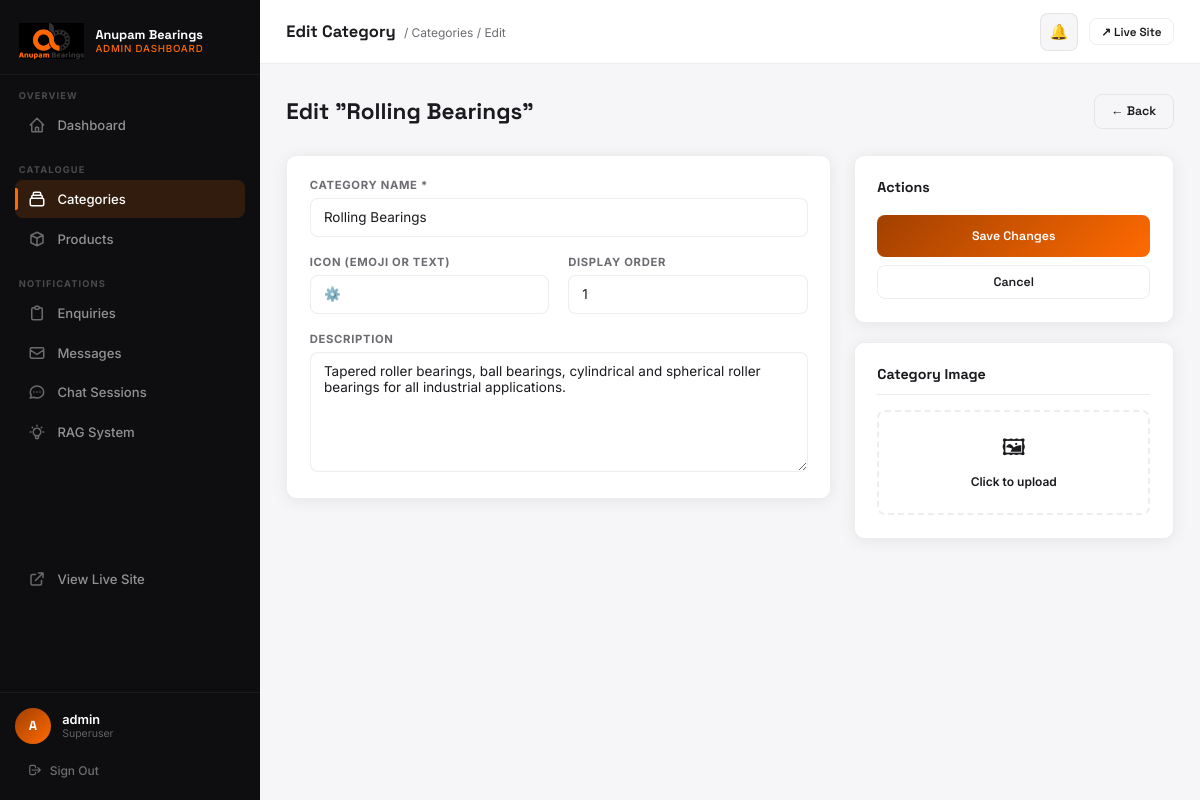
The app's page /dashboard/categories/1/edit/ (signed in) with its own data.
### products/models.py (models this page shows, shortened)
class Category(models.Model):
    name = models.CharField(max_length=200)
    slug = models.SlugField(unique=True)
    description = models.TextField(blank=True)
    icon = models.CharField(max_length=100, blank=True, help_text="Icon class or emoji")
    image = models.ImageField(upload_to='categories/', blank=True, null=True)
    order = models.IntegerField(default=0)
    class Meta:
        verbose_name_plural = 'Categories'
        ordering = ['order', 'name']

### dashboard/views.py (the view, shortened to what this page needs)
# urls.py: path('categories/<int:pk>/edit/',        views.category_edit,           name='category_edit'),
@login_required(login_url='/dashboard/login/')
@staff_required
def category_edit(request, pk):
    category = get_object_or_404(Category, pk=pk)
    return render(request, 'dashboard/category_form.html', {'category': category})

### templates/dashboard/category_form.html (shortened to what this page needs)
{% extends "dashboard/base.html" %}
{% block page_title %}{% if category %}Edit Category{% else %}Add Category{% endif %}{% endblock %}
{% block breadcrumb %}<span class="topbar-breadcrumb">/ <a href="{% url 'dashboard:categories' %}" style="color:var(--muted);text-decoration:none;">Categories</a> / {% if category %}Edit{% else %}New{% endif %}</span>{% endblock %}
{% block nav_cats %}active{% endblock %}
{% block content %}
<div class="page-header">
  <div class="page-header-left">
    <h1>{% if category %}Edit "{{ category.name }}"{% else %}Add New Category{% endif %}</h1>
  </div>
  <a href="{% url 'dashboard:categories' %}" class="btn btn-ghost">← Back</a>
</div>
<form method="POST" enctype="multipart/form-data">
  <div style="display:grid;grid-template-columns:1fr 320px;gap:1.5rem;align-items:start;">
    <div class="card card-pad">
      <div class="form-grid">
        <div class="form-group">
          <label>Category Name *</label>
          <input class="form-input" type="text" name="name" required value="{{ category.name|default:'' }}" placeholder="e.g. Rolling Bearings"/>
        </div>
        <div class="form-row">
          <div class="form-group">
            <label>Icon (emoji or text)</label>
            <input class="form-input" type="text" name="icon" value="{{ category.icon|default:'' }}" placeholder="e.g. ⚙️"/>
          </div>
          <div class="form-group">
            <label>Display Order</label>
            <input class="form-input" type="number" name="order" value="{{ category.order|default:0 }}" min="0" max="100"/>
          </div>
        </div>
        <div class="form-group">
          <label>Description</label>
          <textarea class="form-input" name="description" placeholder="Describe this product category…" style="min-height:120px;">{{ category.description|default:'' }}</textarea>
        </div>
      </div>
    </div>
    <div style="display:flex;flex-direction:column;gap:1.25rem;">
      <div class="card card-pad">
        <h3 style="font-family:var(--font-d);font-size:0.95rem;font-weight:700;margin-bottom:1.25rem;">Actions</h3>
        <button type="submit" class="btn btn-primary" style="width:100%;justify-content:center;padding:0.875rem;">
          {% if category %}Save Changes{% else %}Add Category{% endif %}
        </button>
        <a href="{% url 'dashboard:categories' %}" class="btn btn-ghost" style="width:100%;justify-content:center;margin-top:0.5rem;">Cancel</a>
      </div>
      <div class="card card-pad">
        <h3 style="font-family:var(--font-d);font-size:0.95rem;font-weight:700;margin-bottom:1rem;padding-bottom:0.75rem;border-bottom:1px solid var(--border);">Category Image</h3>
        <div style="border:2px dashed var(--border);border-radius:8px;padding:1.25rem;text-align:center;cursor:pointer;" onclick="document.getElementById('cat-img').click()">
          <div style="font-size:1.5rem;margin-bottom:0.35rem;">🖼</div>
          <div style="font-size:0.8rem;font-weight:600;">Click to upload</div>
        </div>
      </div>
    </div>
  </div>
</form>
{% endblock %}

### templates/dashboard/base.html (shortened to what this page needs)
{% load static %}
<!DOCTYPE html>
<html lang="en">
<head>
</head>
<body>
<aside class="sidebar" id="sidebar">
  <div class="sidebar-logo">
    <img src="{% static 'images/logo.png' %}" alt="Anupam Bearings"/>
    <div>
      <div class="sidebar-logo-text">Anupam Bearings</div>
      <div class="sidebar-logo-sub">Admin Dashboard</div>
    </div>
  </div>
  <div class="sidebar-section">
    <div class="sidebar-section-label">Overview</div>
    <a href="{% url 'dashboard:home' %}" class="nav-item {% block nav_home %}{% endblock %}">
      <svg class="nav-icon" fill="none" stroke="currentColor" viewBox="0 0 24 24"><path stroke-linecap="round" stroke-linejoin="round" stroke-width="2" d="M3 12l2-2m0 0l7-7 7 7M5 10v10a1 1 0 001 1h3m10-11l2 2m-2-2v10a1 1 0 01-1 1h-3m-6 0a1 1 0 001-1v-4a1 1 0 011-1h2a1 1 0 011 1v4a1 1 0 001 1m-6 0h6"/></svg>
      Dashboard
    </a>
  </div>
  <div class="sidebar-section">
    <div class="sidebar-section-label">Catalogue</div>
    <a href="{% url 'dashboard:categories' %}" class="nav-item {% block nav_cats %}{% endblock %}">
      <svg class="nav-icon" fill="none" stroke="currentColor" viewBox="0 0 24 24"><path stroke-linecap="round" stroke-linejoin="round" stroke-width="2" d="M19 11H5m14 0a2 2 0 012 2v6a2 2 0 01-2 2H5a2 2 0 01-2-2v-6a2 2 0 012-2m14 0V9a2 2 0 00-2-2M5 11V9a2 2 0 012-2m0 0V5a2 2 0 012-2h6a2 2 0 012 2v2M7 7h10"/></svg>
      Categories
    </a>
    <a href="{% url 'dashboard:products' %}" class="nav-item {% block nav_prods %}{% endblock %}">
      <svg class="nav-icon" fill="none" stroke="currentColor" viewBox="0 0 24 24"><path stroke-linecap="round" stroke-linejoin="round" stroke-width="2" d="M20 7l-8-4-8 4m16 0l-8 4m8-4v10l-8 4m0-10L4 7m8 4v10M4 7v10l8 4"/></svg>
      Products
    </a>
  </div>
  <div class="sidebar-section">
    <div class="sidebar-section-label">Notifications</div>
    <a href="{% url 'dashboard:enquiries' %}" class="nav-item {% block nav_enq %}{% endblock %}">
      <svg class="nav-icon" fill="none" stroke="currentColor" viewBox="0 0 24 24"><path stroke-linecap="round" stroke-linejoin="round" stroke-width="2" d="M9 5H7a2 2 0 00-2 2v12a2 2 0 002 2h10a2 2 0 002-2V7a2 2 0 00-2-2h-2M9 5a2 2 0 002 2h2a2 2 0 002-2M9 5a2 2 0 012-2h2a2 2 0 012 2"/></svg>
      Enquiries
    </a>
    <a href="{% url 'dashboard:messages' %}" class="nav-item {% block nav_msgs %}{% endblock %}">
      <svg class="nav-icon" fill="none" stroke="currentColor" viewBox="0 0 24 24"><path stroke-linecap="round" stroke-linejoin="round" stroke-width="2" d="M3 8l7.89 5.26a2 2 0 002.22 0L21 8M5 19h14a2 2 0 002-2V7a2 2 0 00-2-2H5a2 2 0 00-2 2v10a2 2 0 002 2z"/></svg>
      Messages
    </a>
    <a href="{% url 'dashboard:chats' %}" class="nav-item {% block nav_chats %}{% endblock %}">
      <svg class="nav-icon" fill="none" stroke="currentColor" viewBox="0 0 24 24"><path stroke-linecap="round" stroke-linejoin="round" stroke-width="2" d="M8 12h.01M12 12h.01M16 12h.01M21 12c0 4.418-4.03 8-9 8a9.863 9.863 0 01-4.255-.949L3 20l1.395-3.72C3.512 15.042 3 13.574 3 12c0-4.418 4.03-8 9-8s9 3.582 9 8z"/></svg>
      Chat Sessions
    </a>
    <a href="{% url 'dashboard:rag_status' %}" class="nav-item {% block nav_rag %}{% endblock %}">
      RAG System
    </a>
  </div>
  <div class="sidebar-section" style="margin-top:auto;">
    <a href="/" target="_blank" class="nav-item">
      <svg class="nav-icon" fill="none" stroke="currentColor" viewBox="0 0 24 24"><path stroke-linecap="round" stroke-linejoin="round" stroke-width="2" d="M10 6H6a2 2 0 00-2 2v10a2 2 0 002 2h10a2 2 0 002-2v-4M14 4h6m0 0v6m0-6L10 14"/></svg>
      View Live Site
    </a>
  </div>
  <div class="sidebar-footer">
    <div class="sidebar-user">
      <div class="sidebar-avatar">{{ request.user.username|first|upper }}</div>
      <div>
        <div class="sidebar-user-name">{{ request.user.get_full_name|default:request.user.username }}</div>
        <div class="sidebar-user-role">{% if request.user.is_superuser %}Superuser{% else %}Staff{% endif %}</div>
      </div>
    </div>
    <a href="{% url 'dashboard:logout' %}" class="sidebar-logout">
      <svg style="width:14px;height:14px;" fill="none" stroke="currentColor" viewBox="0 0 24 24"><path stroke-linecap="round" stroke-linejoin="round" stroke-width="2" d="M17 16l4-4m0 0l-4-4m4 4H7m6 4v1a3 3 0 01-3 3H6a3 3 0 01-3-3V7a3 3 0 013-3h4a3 3 0 013 3v1"/></svg>
      Sign Out
    </a>
  </div>
</aside>
<div class="main">
  <header class="topbar">
    <div>
      <span class="topbar-title">{% block page_title %}Dashboard{% endblock %}</span>
      {% block breadcrumb %}<span class="topbar-breadcrumb"></span>{% endblock %}
    </div>
    <div class="topbar-right">
      <div style="position:relative;" id="notif-wrapper">
        <div class="topbar-notif" onclick="toggleNotifPanel()" title="Notifications">
          🔔
        </div>
      </div>
      <a href="/" target="_blank" class="btn btn-ghost btn-sm">↗ Live Site</a>
    </div>
  </header>
  <div class="page-content">
    {% block content %}{% endblock %}
  </div>
</div>
</body>
</html>

### records on screen
Category: name "Rolling Bearings", icon "⚙️", order "1", description "Tapered roller bearings, ball bearings, cylindrical and spherical roller bearings for all industrial applications."

### other values on screen
{{ request.user.username|first|upper }} "A"
{{ request.user.get_full_name|default:request.user.username }} "admin"
